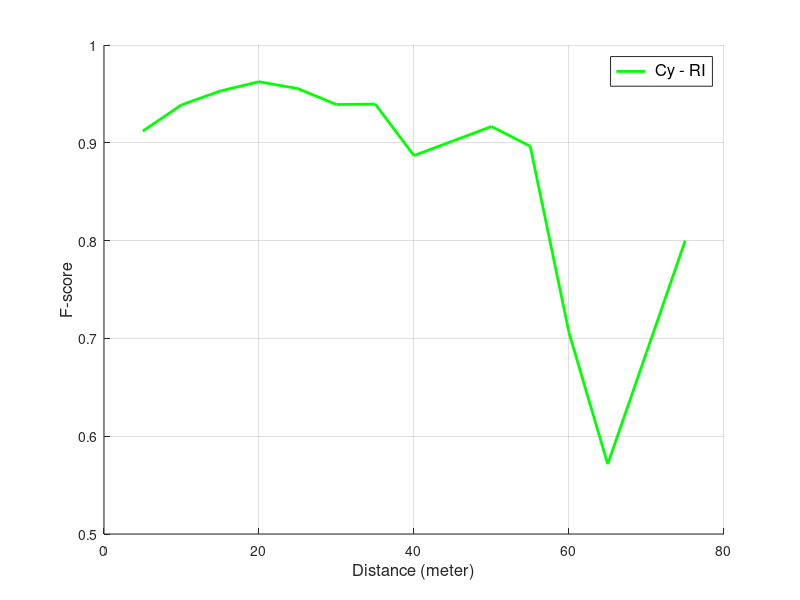

Reproduce this figure in MATLAB.
clc
clear
close all

%% load data
load TrainVal_Remove_MIN_MAX_RI_PC
load TrainVal_labelsPC;
load TrainVal_predictPC;

%% Cy
CyIndex = TrainVal_labelsPC == 2; % binary index for Cy labels
dmCy = TrainVal_Remove_MIN_MAX_RI_PC(CyIndex);
predictCy = TrainVal_predictPC(CyIndex); predictCy = predictCy == 2;
gtCy = TrainVal_labelsPC(CyIndex); gtCy = gtCy == 2;

% divide samples based on depth
spDivRIr = [5,10,15,20,25,30,35,40,45,50,55,60,65,70,75,80];
%spDivRIr=linspace(5,80,100);
%spDivRIr = [5,20,35,50,65,80];
%spDivRIr = linspace(5,80,11);
% % usand range inverse
% st.x_MEDIO = 5;   % movement direction
% st.x_max = 80;
% st.y_MEDIO = -80; % right
% st.y_max = 80;  % left
% dm = (st.x_max*(spDivRIr-st.x_MEDIO))./(spDivRIr*(st.x_max-st.x_MEDIO)); 
% dm(dm < 0) = 0; dm(dm > 1) = 1;
% spDivRI  = uint8(255*dm);

spDivRI=spDivRIr;

accCy = zeros(length(spDivRI)-1, 1);
FscoreCyI = zeros(length(spDivRI)-1, 1);
PercCyc = zeros(length(spDivRI)-1, 1);

for i = 1:size(spDivRIr,2)-1
    
dmMEDIO = spDivRI(i);
dmMax = spDivRI(i+1);
pilarIndex = (dmCy >= dmMEDIO) & (dmCy < dmMax);
predictPilarCy = predictCy(pilarIndex);
gtPilarCy = gtCy(pilarIndex);   
PercCyc(i) = sum(pilarIndex) / length(dmCy) * 100; % percentage of samples
% 57.8117,    26.6056,    12.5700,     2.2595,     0.7532

% F-score
TP = sum((predictPilarCy == 1) & (gtPilarCy == 1));
FN = sum((predictPilarCy == 0) & (gtPilarCy == 1));
FP = sum((predictPilarCy == 1) & (gtPilarCy == 0));
TN = sum((predictPilarCy == 0) & (gtPilarCy == 0));
P=TP+FN;
N=FP+TN;
accCy(i) =(TP+TN)/(P+N); 
Recall=TP./(TP+FN);
Precision=TP./(TP+FP);
FscoreCyI(i) = (2*Precision*Recall)/(Precision+Recall);
end

FscoreCyI(isnan(FscoreCyI)) = 0

%% plot
spDivRIr_PC_Cy=spDivRIr(1:end-1);
save spDivRIr_PC_Cy.mat spDivRIr_PC_Cy

FscoreCyI_PC = FscoreCyI;
FscoreCyI_PC(9) = (FscoreCyI_PC(8)+FscoreCyI_PC(10))/2;
FscoreCyI_PC(14) = (FscoreCyI_PC(13)+FscoreCyI_PC(15))/2;
save FscoreCyI_PC.mat FscoreCyI_PC

save PercCyc.mat PercCyc

hold on
plot(spDivRIr_PC_Cy, FscoreCyI_PC, '-g','LineWidth',2);
hold off
%xlim([5 80]); ylim([0 1]); 
grid on
xlabel('Distance (meter)','FontSize',12)
ylabel('F-score','FontSize',12)
legend({' Cy - RI'},'FontSize',12)


